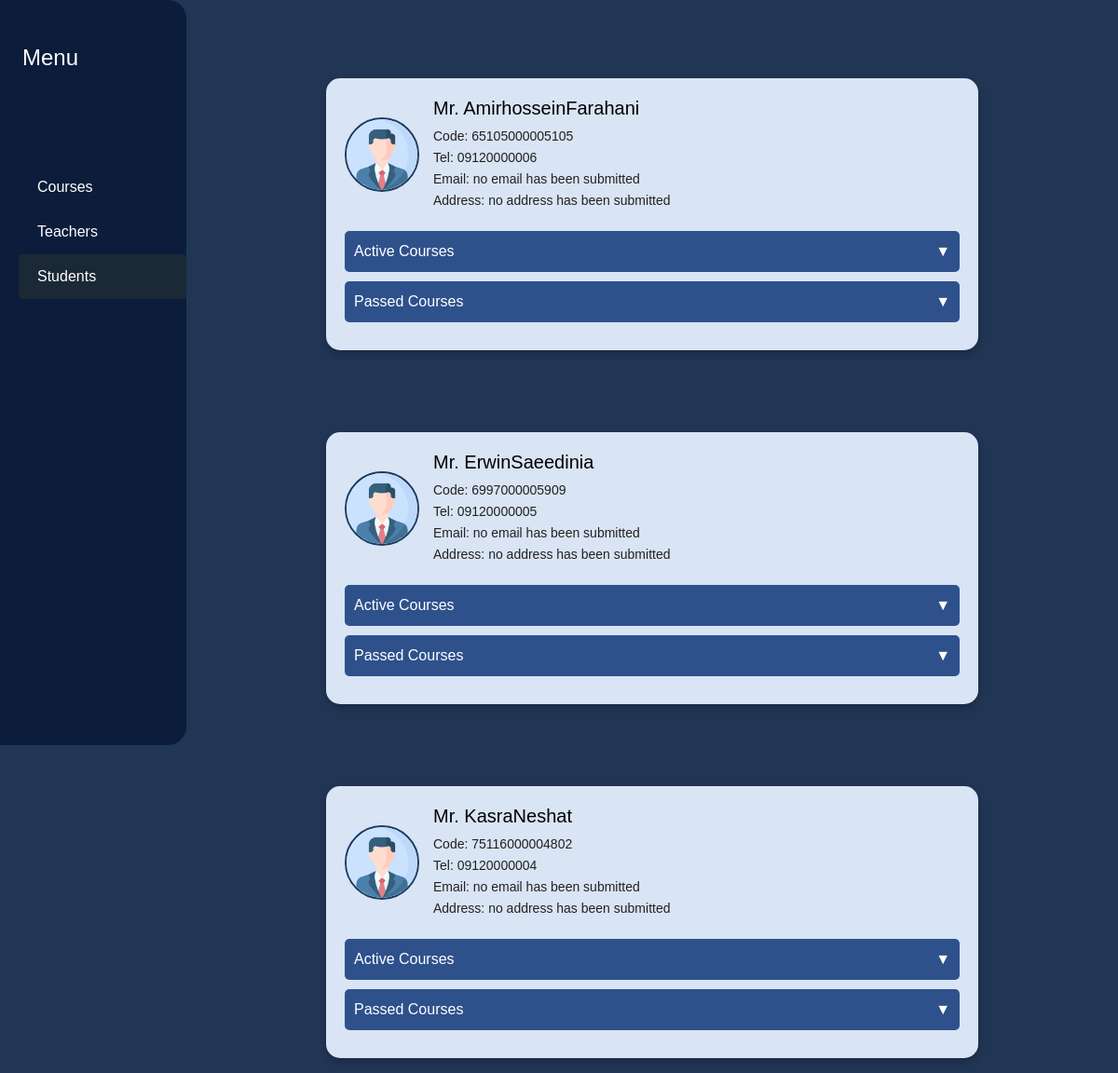
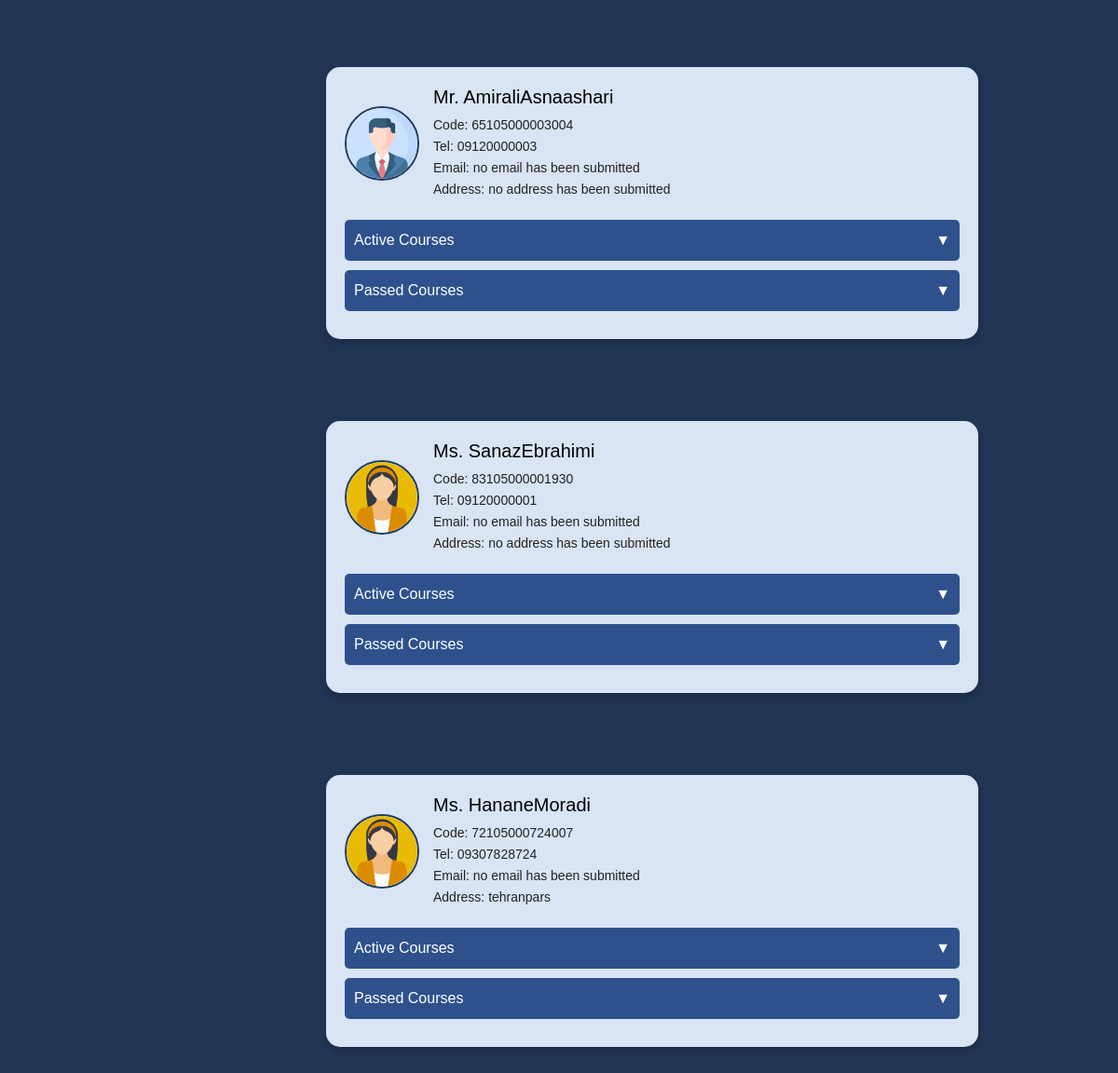
The page /students/ on the database its author committed (2 pictures, top to bottom).
### accounts/models.py (models this page shows, shortened)
class CustomUser(AbstractUser):
    user_code = models.CharField(
        editable=False,
        unique=True,
        default='',
    )
    national_code = models.CharField(
        max_length=10,
        unique=True,
        default='',
    )
    EDUCATIONAL_GROUP_CHOICES = [
        ('teacher', 'teacher'),
        ('student', 'student'),
        ('admin', 'admin'),
    ]
    educational_group = models.CharField(
        max_length=7,
        choices=EDUCATIONAL_GROUP_CHOICES,
        default='',
        blank=True,
        null=True,
    )
    Tel = models.CharField(
        max_length=12,
        unique=True,
        default='',
    )
    birth_date = models.DateField(default=timezone.now)
    GENDER_CHOICES = [
        ('male', 'male'),
        ('female', 'female'),
    ]
    gender = models.CharField(
        max_length=6,
        choices=GENDER_CHOICES,
        default='',
    )
    address = models.TextField(
        default=''
    )

### my_admin/views.py (the view)
# urls.py: path('students/', students_list, name='students'),
def students_list(request):
    students = CustomUser.objects.filter(educational_group='student')
    courses = Courses.objects.all()
    context = {
        'students': students,
        'courses': courses,
    }
    return render(request, 'my_admin/admin-students.html', context)

### my_admin/models.py (called while the page is built)
    def __str__(self):
        return f'{self.course_name} - {self.course_code}'

### my_admin/templates/my_admin/admin-students.html (shortened to what this page needs)
{% extends 'base.html' %}
{% load static %}
{% block head_refs %}
    <link href="https://cdn.jsdelivr.net/npm/bootstrap@5.3.3/dist/css/bootstrap.min.css" rel="stylesheet"/>
    <link rel="stylesheet" href="{% static 'css/admin-students.css' %}"/>
{% endblock head_refs %}
{% block contents %}
    <div class="d-flex pt-3">
    <nav class="sidebar pt-5">
        <h4 class="ms-4 text-white">Menu</h4>
        <ul class="nav flex-column">
            <li class="nav-item"><a href="{% url 'my_admin:course_list' %}" class="nav-link">Courses</a></li>
            <li class="nav-item"><a href="{% url 'my_admin:teachers' %}" class="nav-link">Teachers</a></li>
            <li class="nav-item"><a href="{% url 'my_admin:students' %}" class="nav-link active">Students</a></li>
        </ul>
    </nav>
    <div class="content flex-grow-1 p-4 text-white">
        {% for student in students %}
            <div class="container py-4">
            <div class="student-card">
                <div class="student-header">
                    {% if student.gender == 'male' %}
                        <img src="{% static 'avatars/man.png' %}" alt="male avatar">
                        <div class="student-info">
                        <h5 class="text-black">Mr. {{ student.username }}</h5>
                    {% else %}
                        <img src="{% static 'avatars/woman_6997570.png' %}" alt="female avatar">
                        <div class="student-info">
                        <h5 class="text-black">Ms. {{ student.username }}</h5>
                    {% endif %}
                    <p>Code: {{ student.user_code }}</p>
                    {% if student.Tel %}
                        <p>Tel: {{ student.Tel }}</p>
                    {% else %}
                        <p>Tel: no Tel has been submitted</p>
                    {% endif %}
                    {% if student.email %}
                        <p>Email: {{ student.email }}</p>
                    {% else %}
                        <p>Email: no email has been submitted</p>
                    {% endif %}
                    {% if student.address %}
                        <p>Address: {{ student.address }}</p>
                    {% else %}
                        <p>Address: no address has been submitted</p>
                    {% endif %}
                    </div>
                    </div>
                    <div class="dropdown-section" data-bs-toggle="collapse"
                         data-bs-target="#activeCourses{{ student.id }}">
                        <span>Active Courses</span>
                        <span>&#9660;</span>
                    </div>
                    <div class="dropdown-section" data-bs-toggle="collapse"
                         data-bs-target="#passedCourses{{ student.id }}">
                        <span>Passed Courses</span>
                        <span>&#9660;</span>
                    </div>
                </div>
            </div>
        {% endfor %}
        </div>
    </div>
{% endblock contents %}

### static/css/admin-students.css (style rules this page uses)
body { background-color: rgb(33, 53, 85); font-family: Arial, sans-serif; }
.sidebar { width: 200px; min-height: 100vh; background-color: rgb(11, 29, 58); position: fixed; top: 0; left: 0; border-top-right-radius: 20px; border-bottom-right-radius: 20px; }
.sidebar .nav { margin-top: 100px; padding-left: 20px; }
.sidebar .nav-link { color: #ffffff; padding: 12px 20px; display: block; }
.sidebar .nav-link.active, .sidebar .nav-link:hover { background-color: #1b2836; color: #fff; border-radius: 4px; }
.content { margin-left: 200px; }
.student-card { background-color: #d9e4f4; border-radius: 15px; padding: 20px; margin: 20px auto; max-width: 700px; box-shadow: 0 4px 8px rgba(0, 0, 0, 0.2); }
.student-header { display: flex; align-items: center; margin-bottom: 20px; flex-wrap: wrap; }
.student-header img { width: 80px; height: 80px; border-radius: 50%; margin-right: 15px; border: 2px solid #1c3b63; background: #fff; }
.student-info p { margin: 2px 0; font-size: 14px; color: #222; }
.dropdown-section { background-color: #2e518c; color: #fff; padding: 10px; margin-bottom: 10px; border-radius: 5px; cursor: pointer; display: flex; justify-content: space-between; align-items: center; }

### rows shown on the page
CustomUser: username "AmirhosseinFarahani", user_code "65105000005105", Tel "09120000006", email "Email: no email has been submitted", address "Address: no address has been submitted"
CustomUser: username "ErwinSaeedinia", user_code "6997000005909", Tel "09120000005", email "Email: no email has been submitted", address "Address: no address has been submitted"
CustomUser: username "KasraNeshat", user_code "75116000004802", Tel "09120000004", email "Email: no email has been submitted", address "Address: no address has been submitted"
CustomUser: username "AmiraliAsnaashari", user_code "65105000003004", Tel "09120000003", email "Email: no email has been submitted", address "Address: no address has been submitted"
CustomUser: username "SanazEbrahimi", user_code "83105000001930", Tel "09120000001", email "Email: no email has been submitted", address "Address: no address has been submitted"
CustomUser: username "HananeMoradi", user_code "72105000724007", Tel "09307828724", email "Email: no email has been submitted", address "tehranpars"
